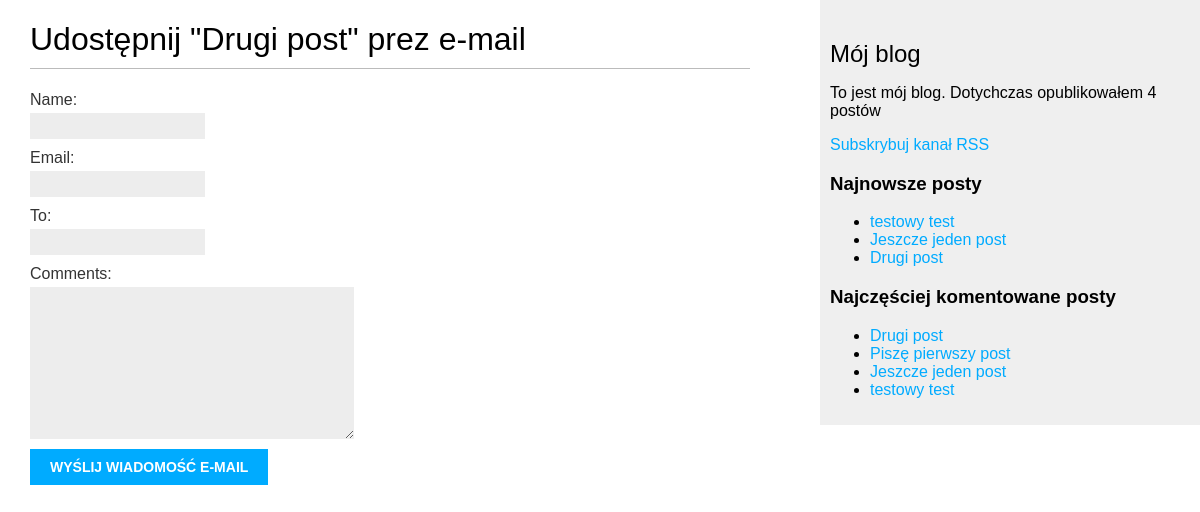
Before: /blog/2/share/ with the older database file.
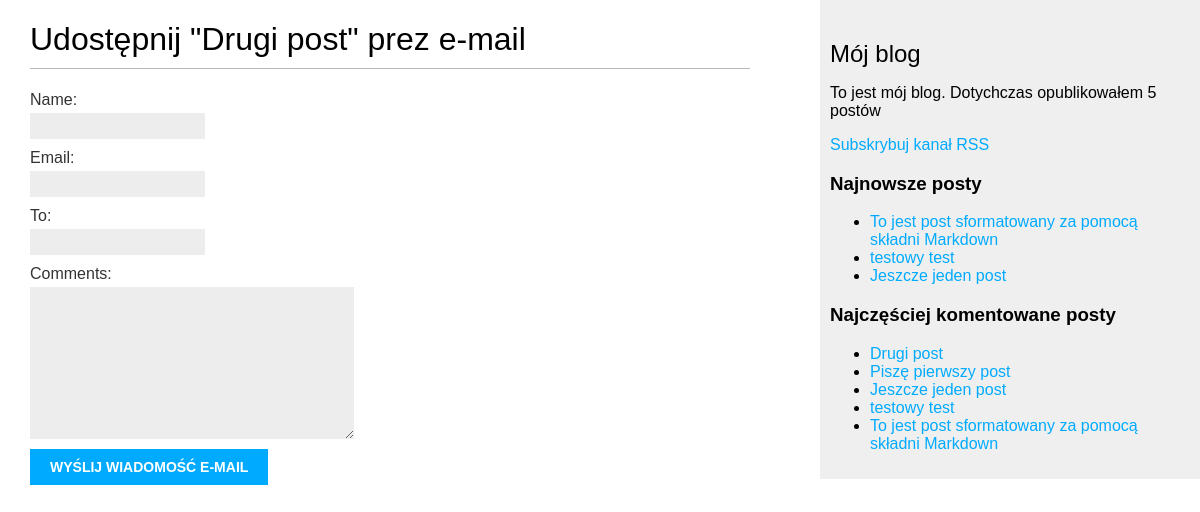
After: the same page with the newer database file.
### blog/models.py (models this page shows, shortened)
class Post(models.Model):
    STATUS_CHOICES = (
        ('draft', 'Roboczy'),
        ('published', 'Opublikowany'),
    )
    objects = models.Manager() # Menedżer domyślny
    published = PublishedManager() # Menedżer niestandardowy
    title = models.CharField(max_length=250)
    slug = models.SlugField(max_length=250,
                            unique_for_date='publish')
    author = models.ForeignKey(User, related_name='blog_posts', on_delete=models.CASCADE)
    body = models.TextField()
    publish = models.DateTimeField(default=timezone.now)
    created = models.DateTimeField(auto_now_add=True)
    updated = models.DateTimeField(auto_now=True)
    status = models.CharField(max_length=10,
                              choices=STATUS_CHOICES,
                              default='draft')
    class Meta:
        ordering = ('-publish',)
    def get_absolute_url(self):
        return  reverse('blog:post_detail',
                        args=[self.publish.year,
                              self.publish.strftime('%m'),
                              self.publish.strftime('%d'),
                              self.slug])
    tags = TaggableManager()

### blog/views.py (the view)
# urls.py: url(r'^(?P<post_id>\d+)/share/$', views.post_share,
def post_share(request, post_id):
    post = get_object_or_404(Post, id=post_id, status='published')
    sent = False
    if request.method == 'POST':
        form = EmailPostForm(request.POST)
        if form.is_valid():
            cd = form.cleaned_data
            post_url = request.build_absolute_uri(
                post.get_absolute_url()
            )
            subject = '{} ({}) zachęca do przeczytania "{}"'.format(cd['name'],
                                                                    cd['email'], post.title)
            message = 'Przeczytaj post "{}" na stronie {}\n\n Komentarz dodany' \
                      'przez {}: {}'.format(post.title,post_url, cd['name'], cd['comments'])
            send_mail(subject, message, 'Bary@myblog.com', [cd['to']])
            sent = True
    else:
        form = EmailPostForm()
    return render(request, 'blog/post/share.html', {'post': post,
                                                    'form': form,
                                                    'sent': sent})

### blog/forms.py
class EmailPostForm(forms.Form):
    name = forms.CharField(max_length=25)
    email = forms.EmailField()
    to = forms.EmailField()
    comments = forms.CharField(required=False,
                               widget=forms.Textarea)

### blog/models.py (called while the page is built)
    def get_queryset(self):
        return super(PublishedManager,
                     self).get_queryset()\
                            .filter(status='published')

### blog/templatetags/blog_tags.py (called while the page is built)
@register.simple_tag
def total_posts():
    return Post.published.count()

@register.inclusion_tag('blog/post/latest_posts.html')
def show_latest_posts(count=5):
    latest_posts = Post.published.order_by('-publish')[:count]
    return {'latest_posts': latest_posts}

@register.simple_tag
def get_most_commented_posts(count=5):
    return Post.published.annotate(
                 total_comments=Count('comments')
    ).order_by('-total_comments')[:count]

### blog/templates/blog/post/share.html (shortened to what this page needs)
{% extends "blog/base.html" %}
{% block content %}
  {% if sent %}
    <h1>Wiadomość e-mail została wysłana</h1>
    <p>
      Wysłanie posta "{{ post.title }}" do {{cd.to}} zakończyło się sukcesem.
    </p>
  {% else %}
    <h1>Udostępnij "{{ post.title }}" prez e-mail</h1>
    <form action="." method="post">
      {{form.as_p}}
      <input type="submit" value="Wyślij wiadomość e-mail">
    </form>
  {% endif %}
{% endblock %}

### blog/templates/blog/base.html (shortened to what this page needs)
{% load static %}
{% load blog_tags %}
<!DOCTYPE html>
<html lang="en">
<head>
    <link href="{% static "css/blog.css" %}" rel="stylesheet">
</head>
<body>
    <div id="content">
        {% block content%}
        {% endblock%}
    </div>
    <div id="sidebar">
        <h2>Mój blog</h2>
            <p>To jest mój blog. Dotychczas opublikowałem {% total_posts %} postów</p>
            <p><a href="{% url "blog:post_feed" %}">Subskrybuj kanał RSS</a></p>
        <h3>Najnowsze  posty</h3>
        {% show_latest_posts 3 %}
        <h3>Najczęściej komentowane posty</h3>
        {% get_most_commented_posts as most_commented_posts %}
        <ul>
        {% for post in most_commented_posts %}
            <li>
                <a href="{{ post.get_absolute_url }}">{{ post.title }}</a>
            </li>
        {% endfor %}
        </ul>
    </div>
</body>
</html>

### blog/templates/blog/post/latest_posts.html
<ul>
    {%for post in latest_posts %}
        <li>
            <a href="{{ post.get_absolute_url }}">{{ post.title }}</a>
        </li>
    {% endfor %}
</ul>

Changed rows visible on the page:
no longer on one of the page's lists (row unchanged): Post: title "Drugi post"
added Post: title "To jest post sformatowany za pomocą składni Markdown"
Other visible differences:
text no longer shown: "4"
text now shown: "5"
